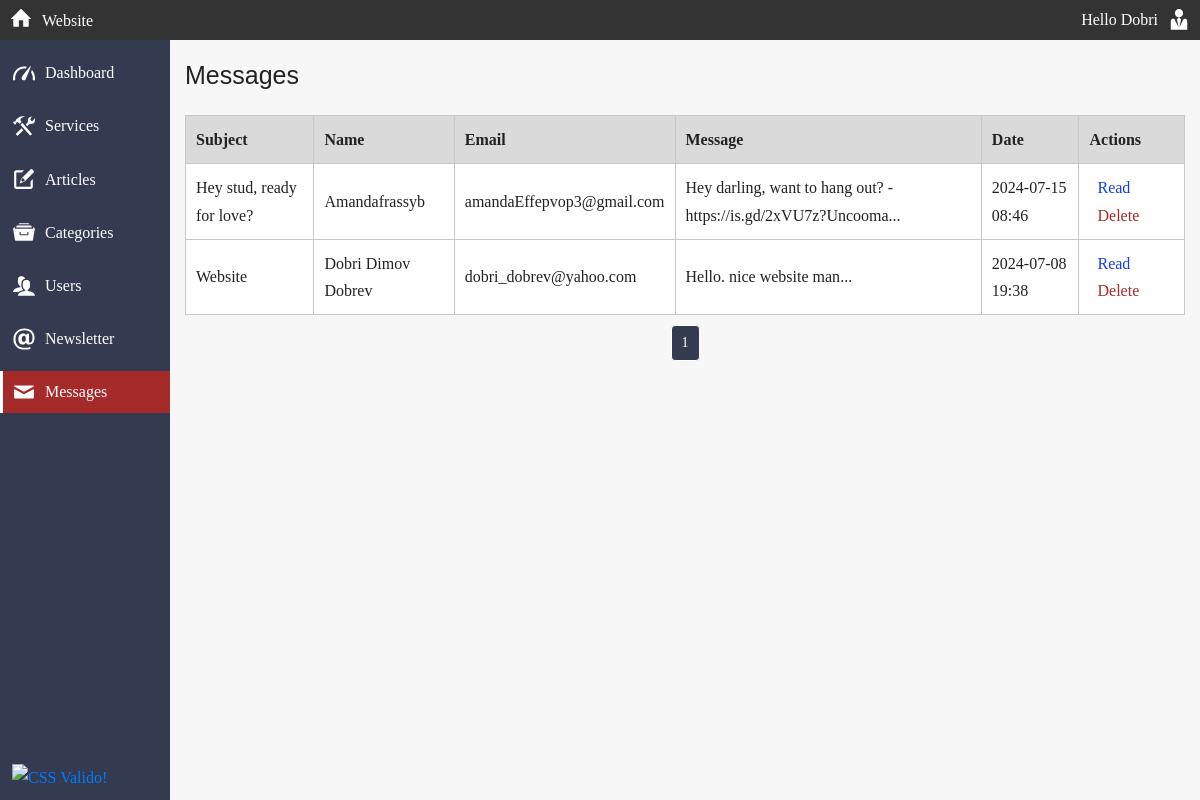
The page /cms_admin/messages.php (signed in) on the database its author committed.
### tables this page shows
CREATE TABLE `messages` (
  `id` int(3) NOT NULL,
  `subject` varchar(64) NOT NULL,
  `name` varchar(64) NOT NULL,
  `email` varchar(128) NOT NULL,
  `message` text NOT NULL,
  `date` timestamp NULL DEFAULT NULL
);

### cms_admin/includes/functions.php (called while the page is built, shortened)
<?php
function fetchData($con_db, $tableName, $condition = '', $orderBy = '', $limit = '') {
    $sql = "SELECT * FROM $tableName";
    if (!empty($condition)) {
        $sql .= " WHERE $condition";
    }
    if (!empty($orderBy)) {
        $sql .= " ORDER BY $orderBy";
    }
    if (!empty($limit)) {
        $sql .= " LIMIT $limit";
    }
    $query = mysqli_query($con_db, $sql);
    return mysqli_fetch_all($query, MYSQLI_ASSOC);
}
function pagination($con_db, $tableName, $currentPage, $itemsPerPage, $condition = '', $orderBy = '') {
    $offset = ($currentPage - 1) * $itemsPerPage;
    $totalRecordsSql = "SELECT COUNT(*) FROM $tableName";
    if (!empty($condition)) {
        $totalRecordsSql .= " WHERE $condition";
    }
    $totalResult = mysqli_query($con_db, $totalRecordsSql);
    $totalRow = mysqli_fetch_array($totalResult);
    $total = $totalRow[0];
    $totalPages = ceil($total / $itemsPerPage);
    $limit = "$offset, $itemsPerPage";
    $data = fetchData($con_db, $tableName, $condition, $orderBy, $limit);
    return ['data' => $data, 'totalPages' => $totalPages];
}

### cms_admin/messages.php (the view, shortened to what this page needs)
<?php
require "includes/admin_header.php";
$messagesPerPage = 10;
$currentPage = isset($_GET['page']) ? (int)$_GET['page'] : 1;
$messagesQuery = null;
if (!$messagesQuery) {
    $messagesPagination = pagination($con_db, 'messages', $currentPage, $messagesPerPage, 'date', ' id DESC');
    $messages = $messagesPagination['data'];
} else {
    $totalRecords = mysqli_num_rows($messagesQuery);
    $totalPages = ceil($totalRecords / $messagesPerPage);
    $offset = ($currentPage - 1) * $messagesPerPage;
    $messages = mysqli_fetch_all($usersQuery, MYSQLI_ASSOC);
}
?>
<div class="container">
    <div class="admin-page">
        <div class="admin-page__box">
            <h1 class="admin-page__title">Messages</h1>
        </div>
    </div>
    <div class="default-table">
        <table class="default-table__table">
            <thead>
                <tr>
                    <th>Subject</th>
                    <th>Name</th>
                    <th>Email</th>
                    <th>Message</th>
                    <th>Date</th>
                    <th>Actions</th>
                </tr>
            </thead>
            <tbody>
                <?php foreach ($messages as $messageData) :
                    $id = $messageData["id"];
                    $subject = $messageData["subject"];
                    $name = $messageData["name"];
                    $email = $messageData["email"];
                    $message = $messageData["message"];
                    $date =  $messageData["date"];
                ?>
                    <tr>
                        <td><?= $subject ?></td>
                        <td><?= $name ?></td>
                        <td><?= $email ?></td>
                        <td><?= substr($message, 0, 80) . "..." ?></td>
                        <td><?= date("Y-m-d H:i", strtotime($date)) ?></td>
                        <td>
                            <a href="read_message.php?id=<?= $id ?>" class="default">Read</a>
                            <a href="javascript:void(0);" onclick="showDeleteModal(<?= $id ?>, 'messages.php')" class="delete">Delete</a>
                        </td>
                    </tr>
                <?php endforeach; ?>
            </tbody>
        </table>
    </div>
    <div class="pagination">
        <a href="?page=1" title="Page 1" aria-label="Page 1" class="<?= $currentPage == 1 ? 'active' : '' ?>">1</a>
    </div>
</div>
<?php
require "includes/admin_footer.php";
?>

### rows shown on the page
messages: subject "Hey stud, ready for love?", name "Amandafrassyb", email "amandaEffepvop3@gmail.com", message "Hey darling, want to hang out? - https://is.gd/2xVU7z?Uncooma", date "2024-07-15 08:46"
messages: subject "Website", name "Dobri Dimov Dobrev", email "dobri_dobrev@yahoo.com", message "Hello. nice website man", date "2024-07-08 19:38"

### other values the page prints
$_SESSION["username"] "Dobri"
